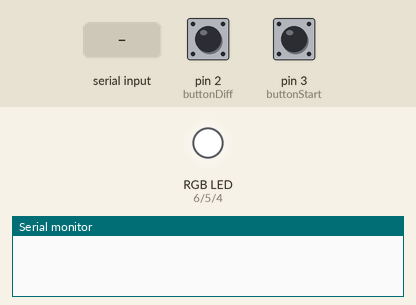
This program was run on a simulated Arduino Uno, built with avr-gcc and run on an emulated ATmega328P. Shown: an RGB LED mixed from three pins (HIGH = lit), the last lines printed to the serial monitor. The test bench sets the inputs (shaded band); at power-on: pin 2 (buttonDiff) HIGH, pin 3 (buttonStart) HIGH. Random numbers use the default seed unless the program sets one.

Above: at 1.2 s.
1.3 s: pin 2 (buttonDiff) pulled LOW for 0.15 s
2.9 s: pin 3 (buttonStart) pulled LOW for 0.15 s
At 4.4 s:
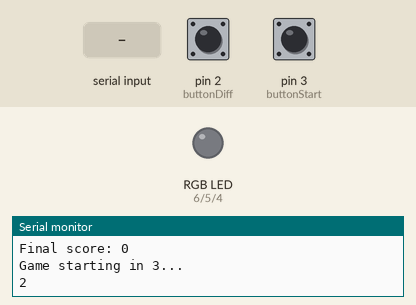
6.0 s: pin 3 (buttonStart) pulled LOW for 1 s
10.0 s: byte 30 received over Serial
At 12.0 s:
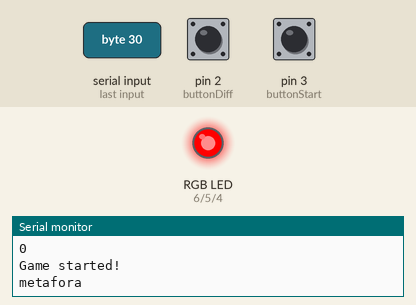
12.9 s: pin 3 (buttonStart) pulled LOW for 3.2 s
At 13.7 s:
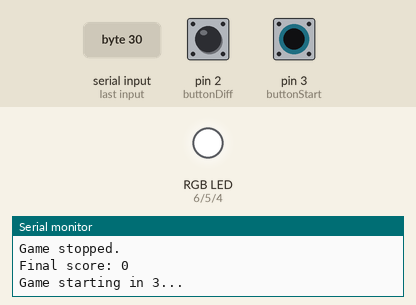
19.1 s: pin 2 (buttonDiff) pulled LOW for 3.2 s
At 21.0 s:
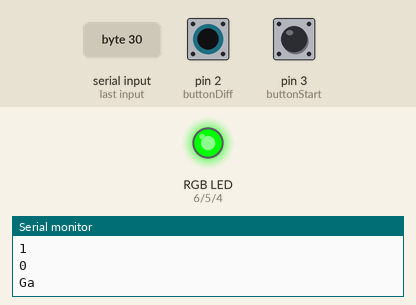
Timing chart, 0 to 47.6 s (numbered marks = the images above; inputs shaded):
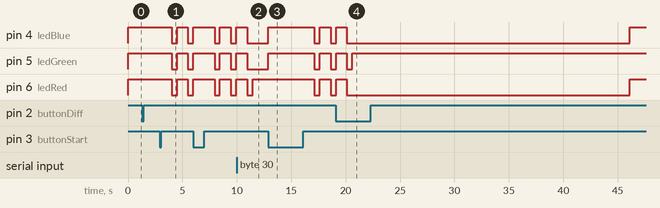

Measured:
- after the input at 2.9 s, pin 4 (ledBlue), pin 5 (ledGreen), pin 6 (ledRed): HIGH → LOW after 1.1 s, → HIGH 0.50 s later, → LOW 1.0 s later
- after the input at 12.9 s, pin 4 (ledBlue), pin 5 (ledGreen): LOW → HIGH at once, → LOW 4.2 s later, → HIGH 0.50 s later, → LOW 1.0 s later; pin 6 (ledRed): HIGH → LOW after 4.2 s, → HIGH 0.50 s later, → LOW 1.0 s later

The program:

main.cpp
```cpp
#include <Arduino.h>

int ledRed = 6;
int ledGreen = 5;
int ledBlue = 4;
int buttonStart = 3;
int buttonDiff = 2;

const unsigned int ROUND_TIME = 30000;
const unsigned int DISPLAY_TIME_EASY = 5000;
const unsigned int DISPLAY_TIME_MEDIUM = 4000;
const unsigned int DISPLAY_TIME_HARD = 2500;

const int WORD_COUNT = 50;
const char* WORDS[] = {
  "laptop", "cafea", "programare", "calatorie", "floare",
  "planeta", "chitara", "vulcan", "galaxie", "poezie",
  "fruct", "moneda", "astronomie", "muzeu", "telefon",
  "ceas", "librarie", "matematica", "meditatie", "lac",
  "curcubeu", "caramel", "stea", "joc", "film",
  "computer", "trompeta", "pian", "robot", "pictura",
  "vreme", "istorie", "copac", "cascada", "metafora",
  "bijuterie", "castel", "inghetata", "muzica", "navigare",
  "gratar", "parfum", "oceane", "broscuta", "oglinda",
  "masina", "vapor", "energie", "planificare", "balet"
};

size_t difficulty = 0;
bool gameRunning = false;
unsigned int score = 0;
unsigned long lastWordTime = 0;
unsigned int displayDelay;
unsigned long startGameTime = 0;
const char* currentWord = "";

unsigned long lastStartPress = 0;
unsigned long lastDiffPress = 0;
const unsigned int DEBOUNCE_DELAY = 50;

int countdown;
unsigned long countdownStart = 0;
bool countdownRunning = false;

void setRGB(int red, int green, int blue) {
  analogWrite(ledRed, red);
  analogWrite(ledGreen, green);
  analogWrite(ledBlue, blue);
}

void changeDifficulty() {
  if (!gameRunning && millis() - lastDiffPress > DEBOUNCE_DELAY) {
    difficulty = (difficulty % 3) + 1;
    switch (difficulty) {
      case 1:
        displayDelay = DISPLAY_TIME_EASY;
        Serial.println("Easy mode selected.");
        break;
      case 2:
        displayDelay = DISPLAY_TIME_MEDIUM;
        Serial.println("Medium mode selected.");
        break;
      case 3:
        displayDelay = DISPLAY_TIME_HARD;
        Serial.println("Hard mode selected.");
        break;
    }
    lastDiffPress = millis();
  }
}

void toggleGame() {
  if (millis() - lastStartPress > DEBOUNCE_DELAY && (difficulty != 0)) {
    gameRunning = !gameRunning;
    countdown = 3;
    if (gameRunning) {
      Serial.println("Game starting in 3...");
      countdownRunning = true;
      countdownStart = millis();
      score = 0;
      startGameTime = millis();
      lastWordTime = millis();
    } else {
      Serial.println("Game stopped.");
      setRGB(255, 255, 255);
      Serial.print("Final score: ");
      Serial.println(score);
    }
    lastStartPress = millis();
  }
}

void displayNewWord() {
  int randomIndex = random(WORD_COUNT);
  currentWord = WORDS[randomIndex];
  Serial.println('\n');
  Serial.println(currentWord);
  lastWordTime = millis();
}

int pozitie = 0;

void checkUserInput() {
  if (Serial.available() > 0) {
    char caracter = (char)Serial.read();
    int wordLength = strlen(currentWord);

    if (caracter == currentWord[pozitie])
    {
      if (pozitie < wordLength - 1)
          pozitie++;
      else
      {
        setRGB(0, 255, 0);
        score++;
        displayNewWord();
        pozitie = 0;
      }
    }
    else
    {
      setRGB(255, 0, 0);
      pozitie = 0;
    }

    // VARIANTA CU ENTER

    // String userInput = Serial.readStringUntil('\n');
    // userInput.trim();

    // if (userInput.equals(currentWord)) {
    //   setRGB(0, 255, 0);
    //   score++;
    //   displayNewWord();
    // } else {
    //   setRGB(255, 0, 0);
    // }
  }
}

void setup() {
  Serial.begin(9600);
  pinMode(ledRed, OUTPUT);
  pinMode(ledGreen, OUTPUT);
  pinMode(ledBlue, OUTPUT);
  pinMode(buttonStart, INPUT);
  pinMode(buttonDiff, INPUT);

  attachInterrupt(digitalPinToInterrupt(buttonStart), toggleGame, LOW);
  attachInterrupt(digitalPinToInterrupt(buttonDiff), changeDifficulty, LOW);

  setRGB(255, 255, 255);
  randomSeed(analogRead(0));
}

void loop() {
  if (countdownRunning) {
    if (millis() - countdownStart >= 1000) {
      countdown--;
      Serial.println(countdown);
      setRGB(0, 0, 0);
      delay(500);
      setRGB(255, 255, 255);
      countdownStart = millis();
    }

    if (countdown <= 0) {
      Serial.println("Game started!");
      setRGB(0, 255, 0);
      countdownRunning = false;
      displayNewWord();
      lastWordTime = millis();
    }
  } else {

    if (gameRunning && millis() - startGameTime >= ROUND_TIME) {
      Serial.println("Time is up! Game over.");
      gameRunning = false;
      setRGB(255, 255, 255);
      Serial.print("Final Score: ");
      Serial.println(score);
    }

    if (gameRunning && millis() - lastWordTime >= displayDelay) {
      displayNewWord();
    }

    if (gameRunning) {
      checkUserInput();
    }
  }
}
```
